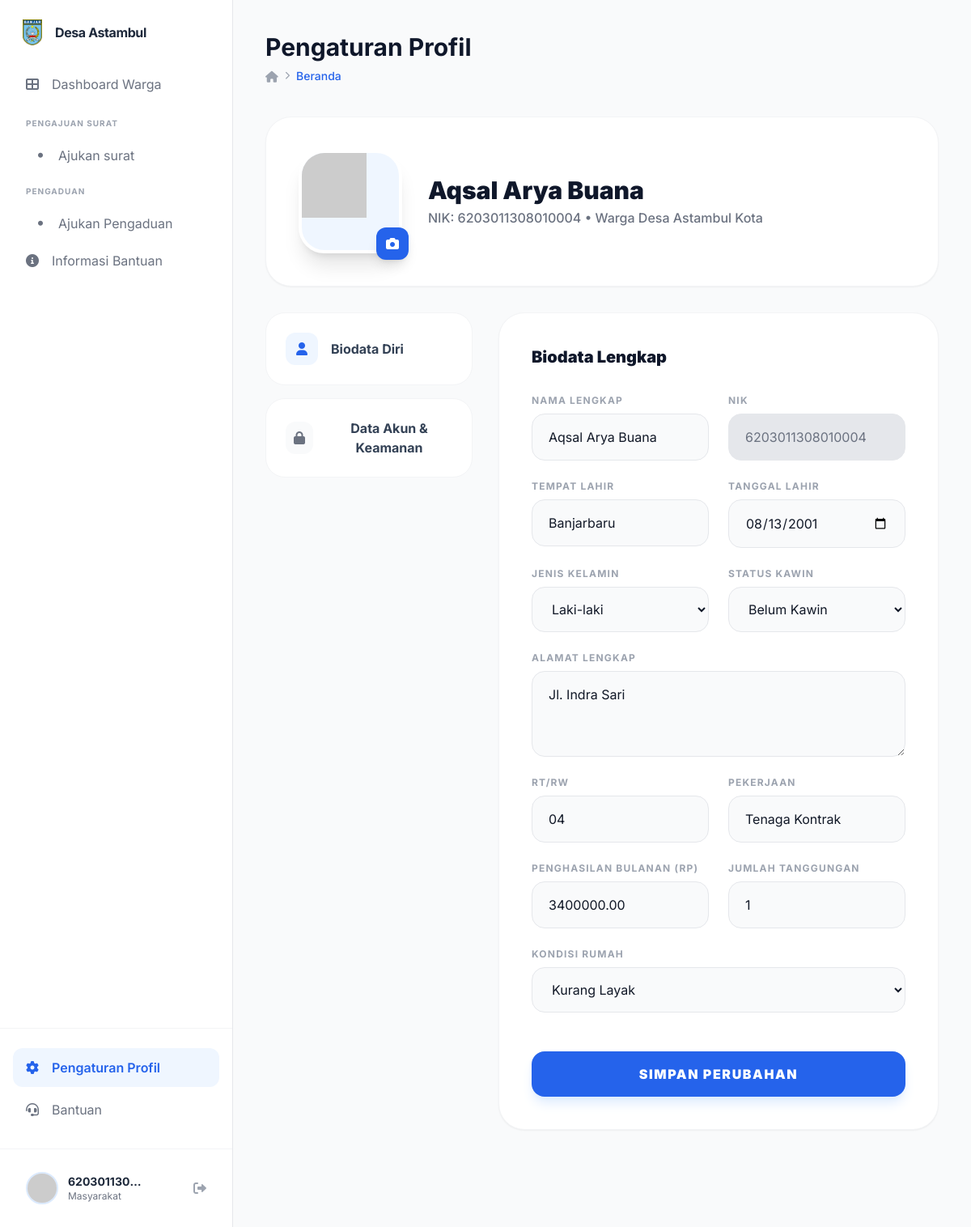
Page /public/profile (signed in) on the committed database.
### tables this page shows
CREATE TABLE `warga` (
  `id_warga` int NOT NULL,
  `nik` varchar(16) DEFAULT NULL,
  `nama_lengkap` varchar(100) DEFAULT NULL,
  `tempat_lahir` varchar(50) DEFAULT NULL,
  `tanggal_lahir` date DEFAULT NULL,
  `jenis_kelamin` enum('L','P') DEFAULT NULL COMMENT 'L = Laki-laki, P = Perempuan',
  `alamat` text,
  `rt_rw` varchar(10) DEFAULT NULL,
  `pekerjaan` varchar(50) DEFAULT NULL,
  `penghasilan` decimal(12,2) DEFAULT NULL,
  `jumlah_tanggungan` int DEFAULT NULL,
  `kondisi_rumah` enum('layak','kurang_layak','tidak_layak') DEFAULT NULL,
  `status_kawin` enum('kawin','belum_kawin','cerai') DEFAULT NULL,
  `created_at` datetime DEFAULT NULL,
  `updated_at` datetime DEFAULT NULL
);

### app/core/Controller.php (called while the page is built, shortened)
<?php
class Controller {
    public function view($view, $data = []) {
        require_once '../app/views/' . $view . '.php';
    }
    public function model($model) {
        return new $model;
    }
}

### app/core/App.php (called while the page is built, shortened)
<?php
class App {
    protected $method = 'index';
    protected $params = [];
    public function __construct() {
        $this->controller = new $this->controller;
        call_user_func_array([$this->controller, $this->method], $this->params);
    }
}

### public/index.php (called while the page is built, shortened)
<?php
$app = new App;

### app/core/Database.php (called while the page is built, shortened)
<?php
class Database {
    private $host = DB_HOST;
    private $user = DB_USER;
    private $pass = DB_PASS;
    private $dbname = DB_NAME;
    private $dbh;
    private $stmt;
    public function __construct() {
        $dsn = 'mysql:host=' . $this->host . ';dbname=' . $this->dbname;
        $options = [
            PDO::ATTR_PERSISTENT => true,
            PDO::ATTR_ERRMODE => PDO::ERRMODE_EXCEPTION
        ];
        try {
            $this->dbh = new PDO($dsn, $this->user, $this->pass, $options);
        } catch (PDOException $e) {
            die($e->getMessage());
        }
    }
    public function query($sql) {
        $this->stmt = $this->dbh->prepare($sql);
    }
    public function bind($param, $value, $type = null) {
        if (is_null($type)) {
            switch (true) {
                case is_int($value):
                    $type = PDO::PARAM_INT;
                    break;
                default:
                    $type = PDO::PARAM_STR;
            }
        }
        $this->stmt->bindValue($param, $value, $type);
    }
    public function execute() {
        return $this->stmt->execute();
    }
    public function single() {
        $this->execute();
        return $this->stmt->fetch(PDO::FETCH_ASSOC);
    }
}

### app/models/WargaModel.php (called while the page is built, shortened)
<?php
class WargaModel {
    private $table = 'warga';
    private $db;
    public function __construct() {
        $this->db = new Database;
    }
    public function getWargaByNik($nik) {
        $this->db->query('SELECT * FROM ' . $this->table . ' WHERE nik=:nik');
        $this->db->bind('nik', $nik);
        return $this->db->single();
    }
}

### app/models/UserModel.php (called while the page is built, shortened)
<?php
class UserModel {
    private $table = 'user';
    private $db;
    public function __construct() {
        $this->db = new Database;
    }
    public function getUserById($id) {
        $this->db->query('SELECT * FROM ' . $this->table . ' WHERE id_user=:id');
        $this->db->bind('id', $id);
        return $this->db->single();
    }
}

### app/views/profile/warga.php (the view, shortened to what this page needs)
<div class="max-w-5xl mx-auto space-y-8 pb-20">
    <div class="bg-white p-10 rounded-[32px] shadow-sm border border-gray-100 flex flex-col md:flex-row items-center gap-8">
        <div class="relative group">
            <div class="w-32 h-32 rounded-[32px] bg-blue-50 overflow-hidden border-4 border-white shadow-xl">
                <img src="https://ui-avatars.com/api/?name=<?= $data['warga']['nama_lengkap']; ?>&background=0284c7&color=fff&size=128" alt="Profile" id="previewFoto">
            </div>
            <label for="foto" class="absolute -bottom-2 -right-2 w-10 h-10 bg-blue-600 text-white rounded-xl flex items-center justify-center cursor-pointer hover:bg-blue-700 transition shadow-lg">
                <i class="fas fa-camera"></i>
            </label>
        </div>
        <div class="text-center md:text-left">
            <h2 class="text-3xl font-black text-slate-900 mb-1"><?= $data['warga']['nama_lengkap']; ?></h2>
            <p class="text-gray-500 font-medium">NIK: <?= $data['warga']['nik']; ?> &bull; Warga Desa Astambul Kota</p>
        </div>
    </div>
    <div class="grid grid-cols-1 lg:grid-cols-3 gap-8">
        <div class="lg:col-span-1 space-y-4">
            <button onclick="showTab('biodata')" class="tab-btn active w-full p-6 bg-white rounded-[24px] border border-gray-100 flex items-center space-x-4 hover:bg-blue-50 transition group">
                <div class="w-10 h-10 rounded-xl bg-blue-50 text-blue-600 flex items-center justify-center group-hover:bg-white transition"><i class="fas fa-user"></i></div>
                <span class="font-bold text-slate-700">Biodata Diri</span>
            </button>
            <button onclick="showTab('akun')" class="tab-btn w-full p-6 bg-white rounded-[24px] border border-gray-100 flex items-center space-x-4 hover:bg-blue-50 transition group">
                <div class="w-10 h-10 rounded-xl bg-gray-50 text-gray-500 flex items-center justify-center group-hover:bg-white transition"><i class="fas fa-lock"></i></div>
                <span class="font-bold text-slate-700">Data Akun & Keamanan</span>
            </button>
        </div>
        <div class="lg:col-span-2">
            <div id="tab-biodata" class="tab-content bg-white p-10 rounded-[32px] shadow-sm border border-gray-100">
                <h3 class="text-xl font-black text-slate-900 mb-8">Biodata Lengkap</h3>
                <form id="formWarga" action="<?= BASEURL; ?>/profile/update_warga" method="POST" enctype="multipart/form-data" class="space-y-6">
                    <div class="grid grid-cols-1 md:grid-cols-2 gap-6">
                        <div class="space-y-2">
                            <label class="block text-xs font-bold text-gray-400 uppercase tracking-widest">Nama Lengkap</label>
                            <input type="text" name="nama_lengkap" value="<?= $data['warga']['nama_lengkap']; ?>" required class="block w-full px-5 py-4 bg-gray-50 border border-gray-200 rounded-2xl focus:outline-none focus:ring-2 focus:ring-blue-500 transition">
                        </div>
                        <div class="space-y-2">
                            <label class="block text-xs font-bold text-gray-400 uppercase tracking-widest">NIK</label>
                            <input type="text" value="<?= $data['warga']['nik']; ?>" disabled class="block w-full px-5 py-4 bg-gray-200 border border-gray-200 rounded-2xl text-gray-500">
                        </div>
                    </div>
                    <div class="grid grid-cols-1 md:grid-cols-2 gap-6">
                        <div class="space-y-2">
                            <label class="block text-xs font-bold text-gray-400 uppercase tracking-widest">Tempat Lahir</label>
                            <input type="text" name="tempat_lahir" value="<?= $data['warga']['tempat_lahir']; ?>" class="block w-full px-5 py-4 bg-gray-50 border border-gray-200 rounded-2xl focus:outline-none focus:ring-2 focus:ring-blue-500 transition">
                        </div>
                        <div class="space-y-2">
                            <label class="block text-xs font-bold text-gray-400 uppercase tracking-widest">Tanggal Lahir</label>
                            <input type="date" name="tanggal_lahir" value="<?= $data['warga']['tanggal_lahir']; ?>" class="block w-full px-5 py-4 bg-gray-50 border border-gray-200 rounded-2xl focus:outline-none focus:ring-2 focus:ring-blue-500 transition">
                        </div>
                    </div>
                    <div class="grid grid-cols-1 md:grid-cols-2 gap-6">
                        <div class="space-y-2">
                            <label class="block text-xs font-bold text-gray-400 uppercase tracking-widest">Jenis Kelamin</label>
                            <select name="jenis_kelamin" class="block w-full px-5 py-4 bg-gray-50 border border-gray-200 rounded-2xl focus:outline-none focus:ring-2 focus:ring-blue-500 transition">
                                <option value="L" <?= $data['warga']['jenis_kelamin'] == 'L' ? 'selected' : ''; ?>>Laki-laki</option>
                            </select>
                        </div>
                        <div class="space-y-2">
                            <label class="block text-xs font-bold text-gray-400 uppercase tracking-widest">Status Kawin</label>
                            <select name="status_kawin" class="block w-full px-5 py-4 bg-gray-50 border border-gray-200 rounded-2xl focus:outline-none focus:ring-2 focus:ring-blue-500 transition">
                                <option value="belum_kawin" <?= $data['warga']['status_kawin'] == 'belum_kawin' ? 'selected' : ''; ?>>Belum Kawin</option>
                            </select>
                        </div>
                    </div>
                    <div class="space-y-2">
                        <label class="block text-xs font-bold text-gray-400 uppercase tracking-widest">Alamat Lengkap</label>
                        <textarea name="alamat" rows="3" required class="block w-full px-5 py-4 bg-gray-50 border border-gray-200 rounded-2xl focus:outline-none focus:ring-2 focus:ring-blue-500 transition"><?= $data['warga']['alamat']; ?></textarea>
                    </div>
                    <div class="grid grid-cols-1 md:grid-cols-2 gap-6">
                        <div class="space-y-2">
                            <label class="block text-xs font-bold text-gray-400 uppercase tracking-widest">RT/RW</label>
                            <input type="text" name="rt_rw" value="<?= $data['warga']['rt_rw']; ?>" class="block w-full px-5 py-4 bg-gray-50 border border-gray-200 rounded-2xl focus:outline-none focus:ring-2 focus:ring-blue-500 transition">
                        </div>
                        <div class="space-y-2">
                            <label class="block text-xs font-bold text-gray-400 uppercase tracking-widest">Pekerjaan</label>
                            <input type="text" name="pekerjaan" value="<?= $data['warga']['pekerjaan']; ?>" class="block w-full px-5 py-4 bg-gray-50 border border-gray-200 rounded-2xl focus:outline-none focus:ring-2 focus:ring-blue-500 transition">
                        </div>
                    </div>
                    <div class="grid grid-cols-1 md:grid-cols-2 gap-6">
                        <div class="space-y-2">
                            <label class="block text-xs font-bold text-gray-400 uppercase tracking-widest">Penghasilan Bulanan (Rp)</label>
                            <input type="number" name="penghasilan" value="<?= $data['warga']['penghasilan']; ?>" class="block w-full px-5 py-4 bg-gray-50 border border-gray-200 rounded-2xl focus:outline-none focus:ring-2 focus:ring-blue-500 transition">
                        </div>
                        <div class="space-y-2">
                            <label class="block text-xs font-bold text-gray-400 uppercase tracking-widest">Jumlah Tanggungan</label>
                            <input type="number" name="jumlah_tanggungan" value="<?= $data['warga']['jumlah_tanggungan']; ?>" class="block w-full px-5 py-4 bg-gray-50 border border-gray-200 rounded-2xl focus:outline-none focus:ring-2 focus:ring-blue-500 transition">
                        </div>
                    </div>
                    <div class="space-y-2">
                        <label class="block text-xs font-bold text-gray-400 uppercase tracking-widest">Kondisi Rumah</label>
                        <select name="kondisi_rumah" class="block w-full px-5 py-4 bg-gray-50 border border-gray-200 rounded-2xl focus:outline-none focus:ring-2 focus:ring-blue-500 transition">
                            <option value="kurang_layak" <?= $data['warga']['kondisi_rumah'] == 'kurang_layak' ? 'selected' : ''; ?>>Kurang Layak</option>
                        </select>
                    </div>
                    <div class="pt-6">
                        <button type="submit" class="w-full py-4 bg-blue-600 text-white font-black rounded-2xl shadow-lg shadow-blue-100 hover:bg-blue-700 transition uppercase tracking-widest">Simpan Perubahan</button>
                    </div>
                </form>
            </div>
        </div>
    </div>
</div>

### app/views/templates/header.php (style rules this page uses)
body { font-family: 'Inter', sans-serif; }

### rows in the picture
warga: nama_lengkap "Aqsal Arya Buana", nik "6203011308010004", tempat_lahir "Banjarbaru", tanggal_lahir "08/13/2001", jenis_kelamin "Laki-laki", status_kawin "Belum Kawin", alamat "Jl. Indra Sari", rt_rw "04", pekerjaan "Tenaga Kontrak", penghasilan "3400000.00", jumlah_tanggungan "1", kondisi_rumah "Kurang Layak"

### other values in the picture
$_SESSION['user']['nik'] "620301130…"
$level "Masyarakat"
$data['judul'] "Pengaturan Profil"
